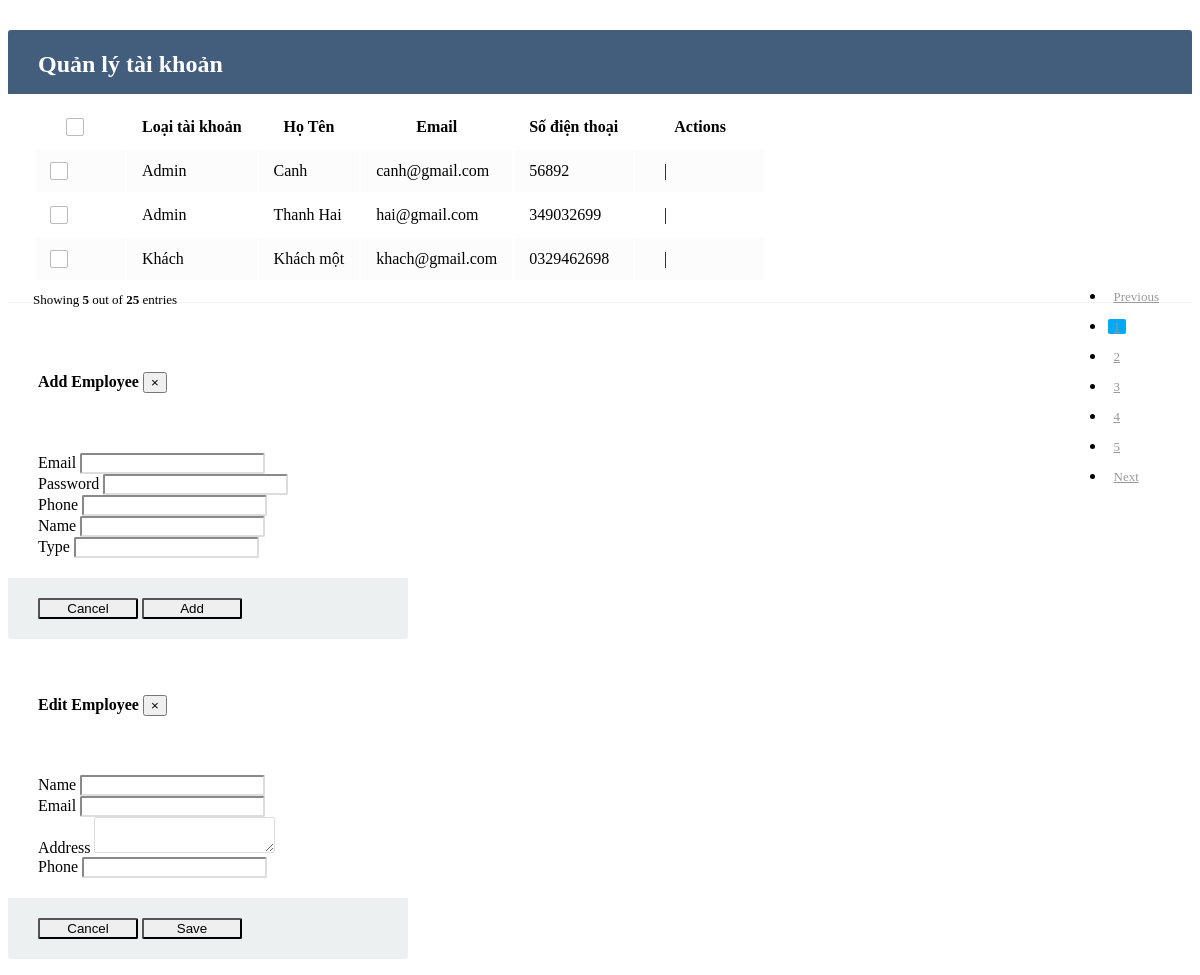
/Admin/adminaccount.php (signed in), run on the app's committed database.
### tables this page shows
CREATE TABLE `account_admin` (
  `username` varchar(50) NOT NULL,
  `password` char(50) NOT NULL,
  `numberphone` int(11) NOT NULL,
  `name` varchar(50) NOT NULL,
  `accounttype` varchar(50) NOT NULL,
  `id` int(11) NOT NULL
);

CREATE TABLE `account_customer` (
  `username` char(50) NOT NULL,
  `password` char(50) NOT NULL,
  `numberphone` char(50) NOT NULL,
  `name` varchar(50) NOT NULL,
  `birthday` date NOT NULL,
  `accounttype` varchar(50) NOT NULL,
  `id` int(11) NOT NULL
);

### Admin/adminaccount.php (the view, shortened to what this page needs)
<div class="container">
    <div class="table-wrapper">
        <div class="table-title">
            <div class="row">
                <div class="col-sm-8">
                    <h2 class="text-center">Quản lý tài khoản</h2>
                </div>
                <div class="col-sm-4">
                    <a href="#addEmployeeModal" class="btn btn-success h-100" data-toggle="modal">  <br> <span>Add New
                            Account</span></a>
                    <a href="#deleteEmployeeModal" class="btn btn-danger h-100" data-toggle="modal"> <br> <span>Delete</span></a>
                </div>
            </div>
        </div>
        <div class="table-responsive">
            <table class="table table-striped table-hover">
                <thead>
                    <tr>
                        <th>
                            <span class="custom-checkbox">
                                <label for="selectAll"></label>
                            </span>
                        </th>
                        <th>Loại tài khoản</th>
                        <th>Họ Tên</th>
                        <th>Email</th>
                        <th>Số điện thoại</th>
                        <th>Actions</th>
                    </tr>
                </thead>
                <tbody>
					<?php
					require_once("../conn.php");
					$sql = "SELECT * FROM account_admin";
					$result = $conn->query($sql);
					if ($result->num_rows > 0) {
						while($row = $result->fetch_assoc()) {
					?>
							<tr class="item">
								<td>
									<span class="custom-checkbox">
										<label for="checkbox2"></label>
									</span>
								</td>
								<td><?php echo $row["accounttype"]?></td>
								<td><?php echo $row["name"]?></td>
								<td><?php echo $row["username"]?></td>
								<td><?php echo $row["numberphone"]?></td>
								<td>
								<a href=""><i class="fas fa-cog"></i></a> |
								</td>
							</tr>
					<?php
						}
					}
					?>
					<?php
					require_once("../conn.php");
					$sql = "SELECT * FROM account_customer";
					$result = $conn->query($sql);
					if ($result->num_rows > 0) {
						while($row = $result->fetch_assoc()) {
					?>
							<tr class="item">
								<td>
									<span class="custom-checkbox">
										<label for="checkbox2"></label>
									</span>
								</td>
								<td><?php echo $row["accounttype"]?></td>
								<td><?php echo $row["name"]?></td>
								<td><?php echo $row["username"]?></td>
								<td><?php echo $row["numberphone"]?></td>
								<td>
								<a href=""><i class="fas fa-cog"></i></a> |
								</td>
							</tr>
					<?php
						}
					}
					?>
                </tbody>
            </table>
        </div>
        <div class="clearfix">
            <div class="hint-text">Showing <b>5</b> out of <b>25</b> entries</div>
            <ul class="pagination">
                <li class="page-item disabled"><a href="#">Previous</a></li>
                <li class="page-item active"><a href="#" class="page-link">1</a></li>
                <li class="page-item"><a href="#" class="page-link">2</a></li>
                <li class="page-item "><a href="#" class="page-link">3</a></li>
                <li class="page-item"><a href="#" class="page-link">4</a></li>
                <li class="page-item"><a href="#" class="page-link">5</a></li>
                <li class="page-item"><a href="#" class="page-link">Next</a></li>
            </ul>
        </div>
    </div>
</div>
<div id="addEmployeeModal" class="modal fade">
    <div class="modal-dialog">
        <div class="modal-content">
            <form action="../Controller/addaccountaddmin.php" method="POST" enctype="multipart/form-data">
                <div class="modal-header">
                    <h4 class="modal-title">Add Employee</h4>
                    <button type="button" class="close" data-dismiss="modal" aria-hidden="true">&times;</button>
                </div>
                <div class="modal-body">
                    <div class="form-group">
                        <label>Email</label>
                        <input type="text" class="form-control" name="username" required>
                    </div>
                    <div class="form-group">
                        <label>Password</label>
                        <input type="text" class="form-control" name="password" required>
                    </div>
					<div class="form-group">
                        <label>Phone</label>
                        <input type="text" class="form-control" name="numberphone" required>
                    </div>
                    <div class="form-group">
                        <label>Name</label>
                        <input type="text" class="form-control" name="name" required>
                    </div>
                    <div class="form-group">
                        <label>Type</label>
                        <input type="text" class="form-control" name="accounttype" required>
                    </div>
                </div>
                <div class="modal-footer">
                    <input type="button" class="btn btn-default" data-dismiss="modal" value="Cancel">
                    <input type="submit" class="btn btn-success" value="Add">
                </div>
            </form>
        </div>
    </div>
</div>
<div id="editEmployeeModal" class="modal fade">
    <div class="modal-dialog">
        <div class="modal-content">
            <form>
                <div class="modal-header">
                    <h4 class="modal-title">Edit Employee</h4>
                    <button type="button" class="close" data-dismiss="modal" aria-hidden="true">&times;</button>
                </div>
                <div class="modal-body">
                    <div class="form-group">
                        <label>Name</label>
                        <input type="text" class="form-control" required>
                    </div>
                    <div class="form-group">
                        <label>Email</label>
                        <input type="email" class="form-control" required>
                    </div>
                    <div class="form-group">
                        <label>Address</label>
                        <textarea class="form-control" required></textarea>
                    </div>
                    <div class="form-group">
                        <label>Phone</label>
                        <input type="text" class="form-control" required>
                    </div>
                </div>
                <div class="modal-footer">
                    <input type="button" class="btn btn-default" data-dismiss="modal" value="Cancel">
                    <input type="submit" class="btn btn-info" value="Save">
                </div>
            </form>
        </div>
    </div>
</div>

### Admin/adminaccount.php (style rules this page uses)
.table-wrapper { background: #fff; padding: 20px 25px; margin: 30px 0; border-radius: 3px; box-shadow: 0 1px 1px rgba(0, 0, 0, .05); }
.table-title { padding-bottom: 15px; background: #435d7d; color: #fff; padding: 16px 30px; margin: -20px -25px 10px; border-radius: 3px 3px 0 0; }
.table-title h2 { margin: 5px 0 0; font-size: 24px; }
.table-title .btn { color: #fff; float: right; font-size: 13px; border: none; min-width: 50px; border-radius: 2px; border: none; outline: none !important; margin-left: 10px; }
.table-title .btn span { float: left; margin-top: 2px; }
table.table tr th, table.table tr td { border-color: #e9e9e9; padding: 12px 15px; vertical-align: middle; }
table.table tr th:first-child { width: 60px; }
table.table tr th:last-child { width: 100px; }
table.table-striped tbody tr:nth-of-type(odd) { background-color: #fcfcfc; }
.pagination { float: right; margin: 0 0 5px; }
.pagination li a { border: none; font-size: 13px; min-width: 30px; min-height: 30px; color: #999; margin: 0 2px; line-height: 30px; border-radius: 2px !important; text-align: center; padding: 0 6px; }
.pagination li.active a, .pagination li.active a.page-link { background: #03A9F4; }
.hint-text { float: left; margin-top: 10px; font-size: 13px; }
.custom-checkbox { position: relative; }
.custom-checkbox label:before { width: 18px; height: 18px; }
.custom-checkbox label:before { content: ''; margin-right: 10px; display: inline-block; vertical-align: text-top; background: white; border: 1px solid #bbb; border-radius: 2px; box-sizing: border-box; z-index: 2; }
.modal .modal-dialog { max-width: 400px; }
.modal .modal-header, .modal .modal-body, .modal .modal-footer { padding: 20px 30px; }
.modal .modal-content { border-radius: 3px; }
.modal .modal-footer { background: #ecf0f1; border-radius: 0 0 3px 3px; }
.modal .modal-title { display: inline-block; }
.modal .form-control { border-radius: 2px; box-shadow: none; border-color: #dddddd; }
.modal textarea.form-control { resize: vertical; }
.modal .btn { border-radius: 2px; min-width: 100px; }
.modal form label { font-weight: normal; }

### data on the page
account_admin: accounttype "Admin", name "Canh", username "canh@gmail.com", numberphone "56892"
account_admin: accounttype "Admin", name "Thanh Hai", username "hai@gmail.com", numberphone "349032699"
account_customer: accounttype "Khách", name "Khách một", username "khach@gmail.com", numberphone "0329462698"
